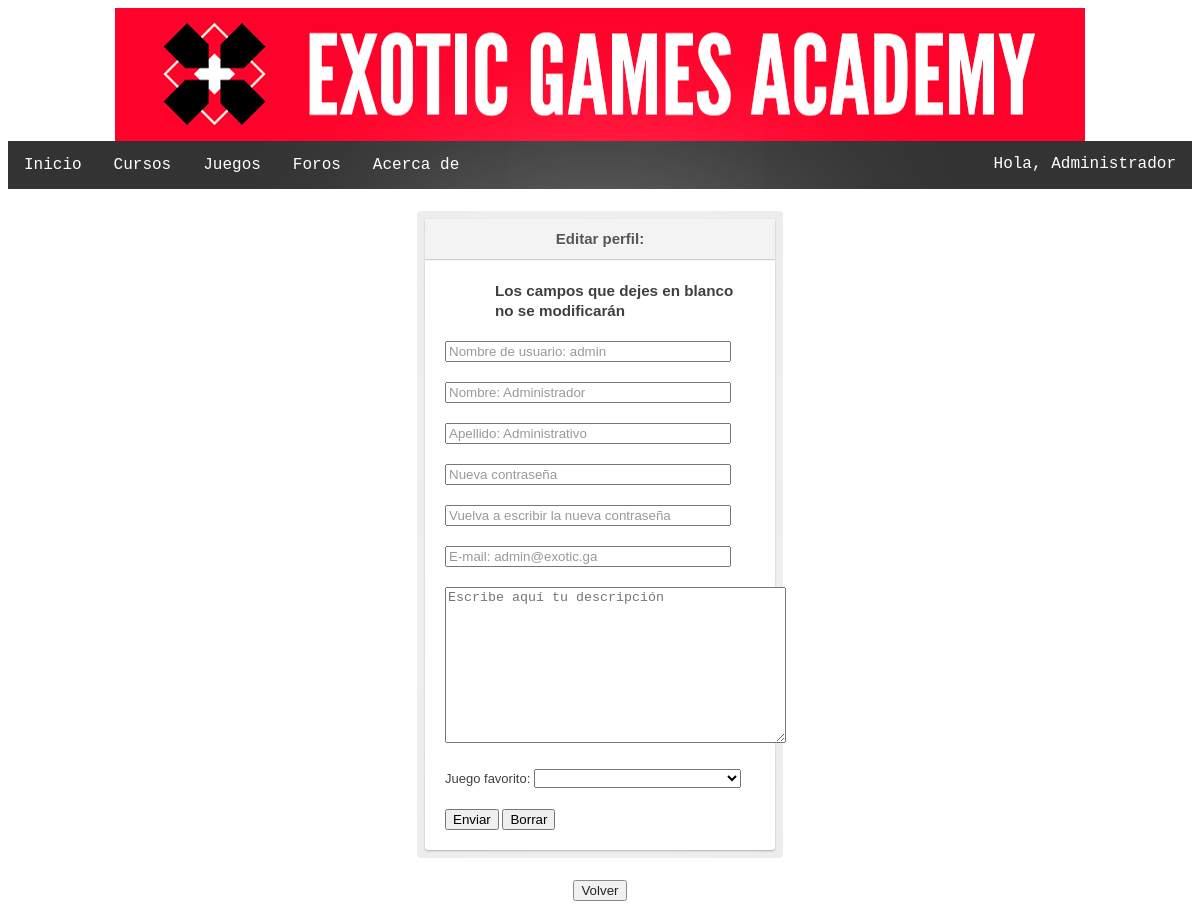
The app's page /profileEdit.php (signed in) with its own data.
### tables this page shows
CREATE TABLE IF NOT EXISTS `users` (
  `userID` int(4) UNSIGNED NOT NULL AUTO_INCREMENT,
  `username` varchar(15) NOT NULL,
  `given_name` varchar(15) NOT NULL,
  `last_name` varchar(30) NOT NULL,
  `date_of_birth` date NOT NULL,
  `date_of_registration` timestamp NOT NULL DEFAULT current_timestamp(),
  `description` mediumtext NOT NULL DEFAULT '',
  `favorite_game` varchar(30) DEFAULT NULL COMMENT 'related to "games" table',
  `gender` int(1) UNSIGNED NOT NULL COMMENT '0 if male, 1 if female, 2 if non-binary',
  `points` int(3) UNSIGNED NOT NULL DEFAULT 0,
  `e-mail` varchar(30) NOT NULL,
  `password` varchar(70) NOT NULL,
  `role` int(1) NOT NULL DEFAULT 0,
  PRIMARY KEY (`userID`),
  KEY `user_fk_game` (`favorite_game`)
);

### includes/Usuario.php (called while the page is built, shortened)
<?php
class Usuario
{
    public static function buscaUsuario($username)
    {
        $app = Aplicacion::getSingleton();
        $conn = $app->conexionBd();
        $query = sprintf("SELECT * FROM users WHERE username='%s'", $conn->real_escape_string($username));
        $rs = $conn->query($query);
        if ($rs && $rs->num_rows == 1) {
            $fila = $rs->fetch_assoc();
            $admin = ($fila['role']==1);
            $user = new Usuario($fila['userID'], $fila['username'], $fila['password'], $fila['given_name'], $fila['last_name'], $fila['date_of_birth'], $fila['date_of_registration'],$fila['favorite_game'], $fila['e-mail'], $fila['description'], $admin);
            $user->obtenerCompras();
            return $user;
        }
        return false;
    }
    private $id;
    private $username;
    private $given;
    private $last;
    private $email;
    private $description;
    public function __construct($id, $username, $password, $given, $last, $dob, $dor, $favg, $email, $description, $admin)
    {
        $this->id = $id;
        $this->username = $username;
        $this->given = $given;
        $this->last = $last;
        $this->email = $email;
        $this->description = $description;
    }
    public function username()
    {
        return $this->username;
    }
    public function given(){
        return $this->given;
    }
    public function description(){
        return $this->description;
    }
    public function last()
    {
        return $this->last;
    }
    public function email()
    {
        return $this->email;
    }
    public function obtenerCompras(){
        $this->cursos = [];
        $app = Aplicacion::getSingleton();
        $conn = $app->conexionBd();
        $query = sprintf("SELECT `courseID` FROM `purchases` WHERE `userID` = '%s'", $conn->real_escape_string($this->id));
        $rs = $conn->query($query);
        while ($registro = $rs->fetch_assoc()) {
            $id = $registro['courseID'];
            array_push($this->cursos, Curso::buscarCursoPorID($id));
        }
    }
}

### includes/Curso.php (called while the page is built, shortened)
<?php
class Curso
{
    public static function buscarCursoPorID($courseID): Curso
    {
        $app = Aplicacion::getSingleton();
        $conn = $app->conexionBd();
        $query = sprintf("SELECT * FROM `courses` WHERE `courseID`='%d'", $conn->real_escape_string($courseID));
        $curso = null;
        $rs = $conn->query($query);
        if ($rs && $rs->num_rows == 1) {
            $registro = $rs->fetch_assoc();
            $curso = new Curso($registro['courseID'], $registro['game'], $registro['price'], $registro['courseName'], $registro['level'], $registro['duration'], $registro['description'], $registro['numItems']);
        }
        return $curso;
    }
}

### includes/Juego.php (called while the page is built, shortened)
<?php
require_once __DIR__.'/funcionesJuegos.php';
class Juego
{
    private $name;
    private $courses;
    public function __construct($name, $description, $category)
    {
        $this->name = $name;
        $this->courses = [];
        $this->getCoursesFromDB();
    }
    public function getName()
    {
        return $this->name;
    }
    public function getCoursesFromDB()
    {
        $app = Aplicacion::getSingleton();
        $conn = $app->conexionBd();
        $query = sprintf("SELECT * FROM `courses` WHERE `game`='%s'", $conn->real_escape_string($this->name));
        $rs = $conn->query($query);
        while ($registro = $rs->fetch_assoc()) {
            $curso = new Curso($registro['courseID'], $registro['game'], $registro['price'], $registro['courseName'], $registro['level'], $registro['duration'], $registro['description'], $registro['numItems']);
            array_push($this->courses, $curso);
        }
    }
    public static function obtenerTodosLosJuegos(){
        $array = [];
        $app = Aplicacion::getSingleton();
        $conn = $app->conexionBd();
        $query = "SELECT * FROM `games`";
        $rs = $conn->query($query);
        while ($registro = $rs->fetch_assoc()) {
            $juego = new Juego($registro['name'], $registro['description'], $registro['category']);
            array_push($array, $juego);
        }
        return $array;
    }
}

### includes/FormularioPerfil.php (the view, shortened to what this page needs)
<?php
class FormularioPerfil extends Form
{
        protected function generaCamposFormulario($datos, $errores = array())
        {
            $htmlErroresGlobales = self::generaListaErroresGlobales($errores);
            $errorNombreUsuario = self::createMensajeError($errores, 'Username', 'span', array('class' => 'error'));
            $errorNombre = self::createMensajeError($errores, 'Given', 'span', array('class' => 'error'));
            $errorPassword = self::createMensajeError($errores, 'Password', 'span', array('class' => 'error'));
            $errorPassword2 = self::createMensajeError($errores, 'Password2', 'span', array('class' => 'error'));
            $errorApellido = self::createMensajeError($errores, 'Last', 'span', array('class' => 'error'));
            $errorEmail = self::createMensajeError($errores, 'E-mail', 'span', array('class' => 'error'));
            $perfil = \es\fdi\ucm\aw\Usuario::buscaUsuario($_SESSION["username"]);
            $nombreUsuario = "Nombre de usuario: ";
            $nombreUsuario .= $perfil->username();
            $nombre = "Nombre: ";
            $nombre .= $perfil->given();
            $apellido = "Apellido: ";
            $apellido .= $perfil->last();
            $email = "E-mail: ";
            $email .= $perfil->email();
            $descripcion = $perfil->description();
            if($descripcion==""){
                $descripcion="Escribe aquí tu descripción";
            }
            $juegos = \es\fdi\ucm\aw\Juego::obtenerTodosLosJuegos();
            $juegosForm = obtenerJuegosParaFormulario($juegos);
            $html = <<<EOF
                $htmlErroresGlobales
                <p>
                <input type="text" name="Username" placeholder="$nombreUsuario"> $errorNombreUsuario
                </p>
                <p>
                <input type="text" name="Given" placeholder="$nombre"> $errorNombre
                </p>
                <p>
                <input type="text" name="Last" placeholder="$apellido"> $errorApellido
                </p>
                <p>
                <input type="password" name="Password" placeholder="Nueva contraseña"> $errorPassword
                </p>
                <p>
                <input type="password" name="Password2" placeholder="Vuelva a escribir la nueva contraseña"> $errorPassword2
                </p>
                <p>
                <input type="text" name="E-mail" placeholder="$email"> $errorEmail
                </p>
                <p>
                <textarea name="Description" rows="10" cols="40" placeholder="$descripcion"></textarea>
                </p>
                <p>
                <label>Juego favorito:</label>
                <select name="Favg">
                    $juegosForm;
                </select>
                </p>
                <p>
                <input type="submit" name="enviar" value= "Enviar" />
                <input type="reset" name="borrar" value="Borrar" />
                </p>
            EOF;
            return $html;
        }
}

### css/estilos.css (style rules this page uses)
p { margin-left: 50px; font-family: Helvetica, Arial, sans-serif; }
body { font: 13px/20px "Lucida Grande", Tahoma, Verdana, sans-serif; color: #404040; }
.login p { margin: 20px 0 0; }
.login input[type=text], .login input[type=password] { width: 278px; }
input { outline: none; }

### records on screen
users: Username "Nombre de usuario: admin", Given "Nombre: Administrador", Last "Apellido: Administrativo", E-mail "E-mail: admin@exotic.ga", Description "Escribe aquí tu descripción"

### other values on screen
$_SESSION["given"] "Administrador"
